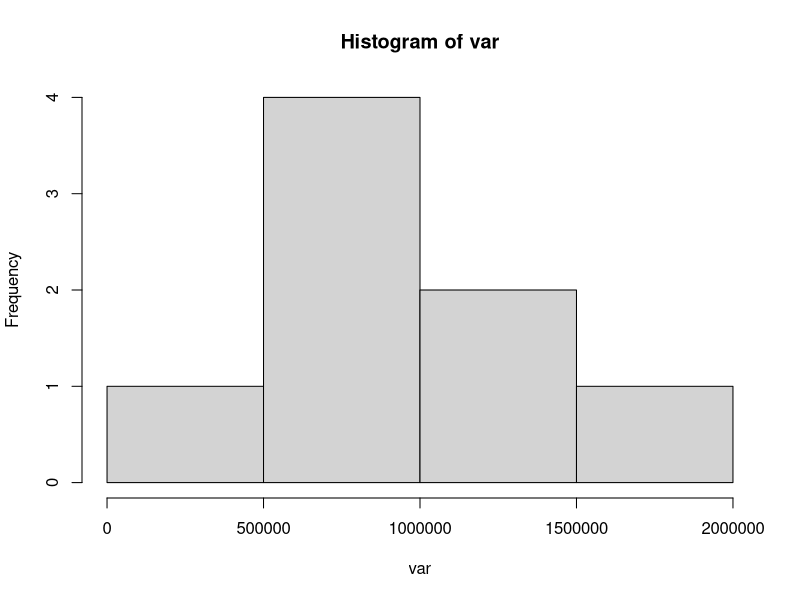

Reproduce this figure in R.
##########################################
# User-Defined Function : 과제 0.1
##########################################

### (1) 데이터 셑 생성
make_dataset <- function() {

  region = c('전북', '전남', '경북', '경남', '제주', '강원', '충북', '충남')
  male = c(896874, 930615, 1329211, 1681423, 338609, 776505, 811591, 1082634)
  female = c(907230, 920934, 1310211, 1658793, 336026, 766335, 789246, 1038395)
  
  # create data set
  data_set = data.frame(region, male, female)
  
  return (data_set)
}

ds = make_dataset()


### (2) 평균, 표준편차, 중위수
# 데이터의 합 계산
sum_calc <- function(var) {

  n = length(var)
  sum = 0
  
  # calculation
  for(i in 1:n) {
    sum = sum + var[i]
  }
  
  return (sum)
}

#s = sum_calc(ds$female)

# 데이터의 평균 계산
aver_calc = function(var) {
  
  n = length(var)
  
  aver = sum_calc(var)/n
  
  return (aver)
}

aver = aver_calc(ds$female)
aver

mean(ds$female)


# 데이터의 제곱합 계산
ssum_calc <- function(var) {
  
  n = length(var)
  ssum = 0
  
  # calculation
  for(i in 1:n) {
    ssum = ssum + var[i] * var[i]
  }
  
  return (ssum)
}


# 데이터의 표준편차 계산
sd_calc = function(var) {
  
  n = length(var)
  
  aver = sum_calc(var)/n
  ssum = ssum_calc(var)
  
  sd = sqrt((ssum - n*aver*aver)/(n-1))
    
  return (sd)
}

s = sd_calc(ds$female)
s

sd(ds$female)


# 데이터의 중위수 계산 
med_calc = function(var){
  n = length(var)
  
  var = sort(var)
  
  if (n%%2 == 0){
    med = (var[n/2]+var[n/2 + 1]) / 2
  } else {
    med = var[(n+1)/2]
  }
  
  return (med)
}

m = med_calc(ds$female)


### (3) 히스토그램
make_hist <- function(var) {
  
  hist(var)
}

make_hist(ds$female)



### (4) 벡터의 거리 계산
neardist = function (data) {
  n = nrow(data)
  first_d = data[1, c(2,3)]

  d = 10^10
  
  for(i in 2:n) {
    x = data[i, c(2,3)]
    d1 = dist(rbind(first_d, x))
    
    if (d1 < d) { 
      reg = data[i, 1] 
      d = d1
    }
  }
  
  return (reg)
}

near_reg = neardist(ds)
near_reg

